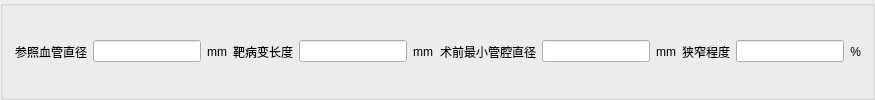
    <widget class="QGroupBox" name="groupBox_12">
     <property name="title">
      <string/>
     </property>
     <layout class="QVBoxLayout" name="verticalLayout_12">
      <item>
       <layout class="QHBoxLayout" name="horizontalLayout_20">
        <item>
         <widget class="QLabel" name="label_88">
          <property name="text">
           <string>参照血管直径</string>
          </property>
          <property name="alignment">
           <set>Qt::AlignRight|Qt::AlignTrailing|Qt::AlignVCenter</set>
          </property>
         </widget>
        </item>
        <item>
         <widget class="QLineEdit" name="m_lineSqCZXGZJ"/>
        </item>
        <item>
         <widget class="QLabel" name="label_89">
          <property name="text">
           <string>mm</string>
          </property>
          <property name="alignment">
           <set>Qt::AlignRight|Qt::AlignTrailing|Qt::AlignVCenter</set>
          </property>
         </widget>
        </item>
        <item>
         <widget class="QLabel" name="label_90">
          <property name="text">
           <string>靶病变长度</string>
          </property>
          <property name="alignment">
           <set>Qt::AlignRight|Qt::AlignTrailing|Qt::AlignVCenter</set>
          </property>
         </widget>
        </item>
        <item>
         <widget class="QLineEdit" name="m_lineSqBBBCD"/>
        </item>
        <item>
         <widget class="QLabel" name="label_91">
          <property name="text">
           <string>mm</string>
          </property>
          <property name="alignment">
           <set>Qt::AlignRight|Qt::AlignTrailing|Qt::AlignVCenter</set>
          </property>
         </widget>
        </item>
        <item>
         <widget class="QLabel" name="label_92">
          <property name="text">
           <string>术前最小管腔直径</string>
          </property>
          <property name="alignment">
           <set>Qt::AlignRight|Qt::AlignTrailing|Qt::AlignVCenter</set>
          </property>
         </widget>
        </item>
        <item>
         <widget class="QLineEdit" name="m_lineSqZXGQZJ"/>
        </item>
        <item>
         <widget class="QLabel" name="label_93">
          <property name="text">
           <string>mm</string>
          </property>
          <property name="alignment">
           <set>Qt::AlignRight|Qt::AlignTrailing|Qt::AlignVCenter</set>
          </property>
         </widget>
        </item>
        <item>
         <widget class="QLabel" name="label_94">
          <property name="text">
           <string>狭窄程度</string>
          </property>
          <property name="alignment">
           <set>Qt::AlignRight|Qt::AlignTrailing|Qt::AlignVCenter</set>
          </property>
         </widget>
        </item>
        <item>
         <widget class="QLineEdit" name="m_lineSqXZCD"/>
        </item>
        <item>
         <widget class="QLabel" name="label_95">
          <property name="text">
           <string>%</string>
          </property>
          <property name="alignment">
           <set>Qt::AlignRight|Qt::AlignTrailing|Qt::AlignVCenter</set>
          </property>
         </widget>
        </item>
       </layout>
      </item>
     </layout>
    </widget>
